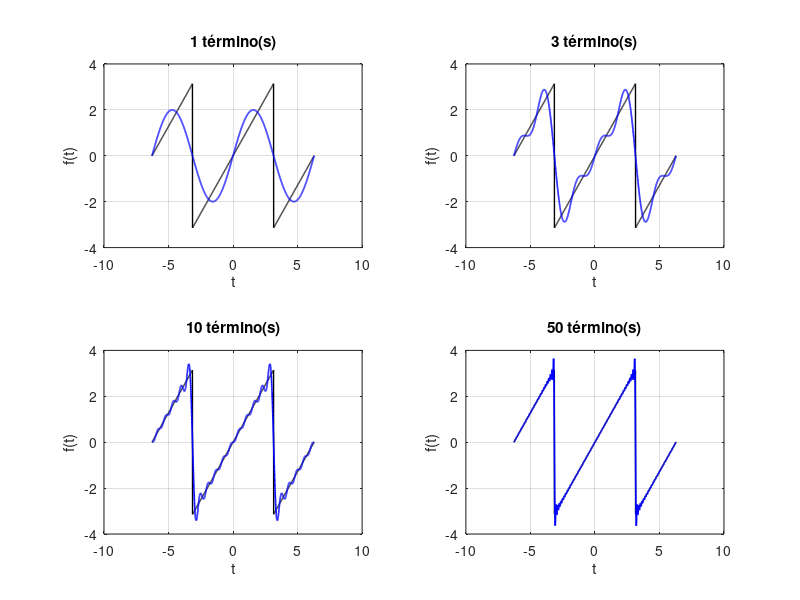

Here is the MATLAB script that generated this plot: (Note: this script raises an error after producing the figure.)
%% Serie de Fourier - Onda diente de sierra
% Curso básico de MATLAB - Material extra
%
% Función a aproximar (periodo 2*pi):
%   f(t) = t   para  -pi < t < pi   (y se repite cada 2*pi)
%
% Para generar la versión "exacta" y periódica sin usar ningún
% toolbox, envolvemos t al rango (-pi, pi) con mod():
%   f(t) = mod(t + pi, 2*pi) - pi
%
% Serie de Fourier (deducida en el archivo .tex adjunto):
%
%   f(t) = 2 * SUMA_{n=1}^inf  (-1)^(n+1) * sin(n*t) / n
%
% A diferencia de la onda cuadrada, aquí participan TODOS los
% armónicos (no solo los impares), alternando signo.

clc; clear; close all;

%% Dominio de tiempo (varios periodos)
t = linspace(-2*pi, 2*pi, 2000);

%% Señal exacta (diente de sierra periódica, sin toolbox)
f_exacta = mod(t + pi, 2*pi) - pi;

%% Aproximación con distinto número de términos
numTerminos = [1, 3, 10, 50];

figure
for idx = 1:length(numTerminos)

    N = numTerminos(idx);
    aproximacion = zeros(size(t));

    for n = 1:N
        aproximacion = aproximacion + 2 * (-1)^(n+1) * sin(n*t) / n;
    end

    subplot(2, 2, idx)
    plot(t, f_exacta, 'k', 'LineWidth', 1)
    hold on
    plot(t, aproximacion, 'b', 'LineWidth', 1.2)
    title(sprintf('%d término(s)', N))
    xlabel('t')
    ylabel('f(t)')
    ylim([-4 4])
    grid on
end

sgtitle('Serie de Fourier de una onda diente de sierra')
legend('Diente de sierra exacta', 'Aproximación de Fourier', ...
       'Location', 'southoutside')

%% Nota
% Igual que con la onda cuadrada, esta función también tiene
% discontinuidades (saltos de pi a -pi), así que también se
% observa el fenómeno de Gibbs cerca de esos saltos, aunque aquí
% la convergencia general es un poco más lenta porque participan
% todos los armónicos, no solo los impares.
